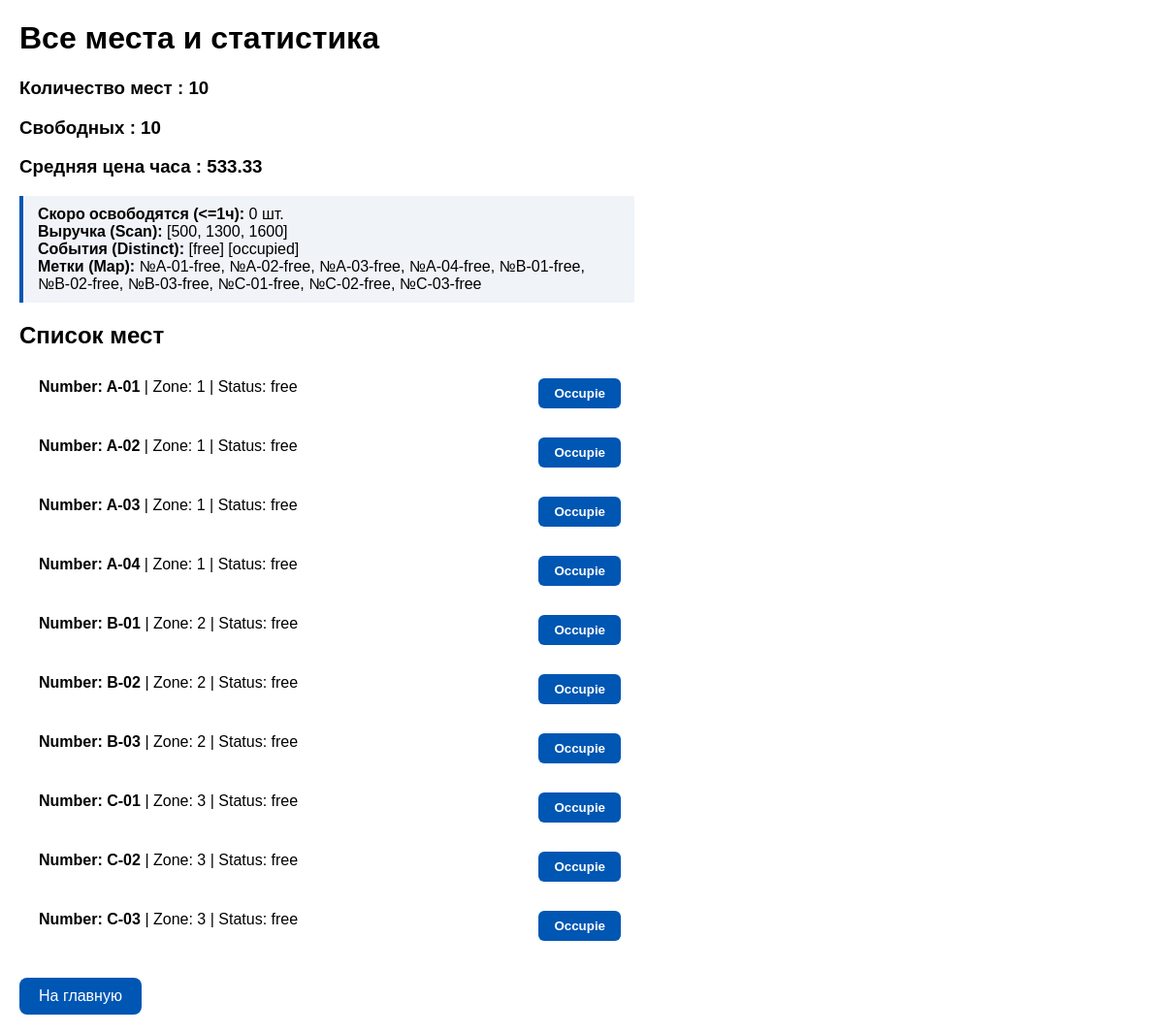
Screenshot of /parking with the database file from the repository.
### tables this page shows
CREATE TABLE spaces (
    id INTEGER PRIMARY KEY,
    number TEXT,
    zone_id INTEGER,
    status TEXT,
    hours INTEGER DEFAULT 0
);

### app.py (the view)
@app.route('/parking')
def statistics():
  conn = sqlite3.connect('data.db')
  conn.row_factory = sqlite3.Row
  cursor = conn.cursor()
  cursor.execute('SELECT * FROM spaces')
  current_mesta = [dict(row) for row in cursor.fetchall()]
  cursor.execute('SELECT * FROM tariffs')
  current_tariffs = [dict(row) for row in cursor.fetchall()]
  conn.close()
  tick_mesta = process_event_tick(current_mesta)
  sample_payments = [{'price': 500}, {'price': 800}, {'price': 300}]
  sample_events = [
      {'status': 'free'},
      {'status': 'free'},
      {'status': 'occupied'},
  ]
  return render_template(
      'parking.html',
      total=len(tick_mesta),
      free=get_free_space(tick_mesta),
      occupied=get_occupied_spaces(tick_mesta),
      data=tick_mesta,
      avg_price=get_avg_price(current_tariffs),
      free_count=count_free(tick_mesta),
      expiring=filter_expiring_spaces(current_mesta, 1),
      labels=map_space_labels(tick_mesta),
      revenue=scan_parking_revenue(sample_payments),
      events=distinct_status_events(sample_events),
  )

### parking.py (called while the page is built)
def get_all_price(tariffs):
  return reduce(lambda acc, t: acc + t['price_per_hour'], tariffs, 0)

def get_avg_price(tariffs):
  return round(get_all_price(tariffs) / len(tariffs), 2)

def count_free(mesta, i=0):
  if i >= len(mesta):
    return 0
  return (mesta[i]['status'] == 'free') + count_free(mesta, i + 1)

def get_free_space(mesta):
  return list(filter(lambda x: x['status'] == 'free', mesta))

def get_occupied_spaces(mesta):
  return list(filter(lambda x: x['status'] == 'occupied', mesta))

def process_event_tick(mesta):
  res = []
  for m in mesta:
    item = dict(m)
    if item.get('status') == 'occupied':
      item['hours'] = max(0, item.get('hours', 0) - 1)
      if item['hours'] == 0:
        item['status'] = 'free'
    res.append(item)
  return res

def filter_expiring_spaces(mesta, limit=1):
  return list(
      filter(
          lambda m: m.get('status') == 'occupied'
          and m.get('hours', 0) <= limit,
          mesta,
      )
  )

def map_space_labels(mesta):
  return list(map(lambda m: f"№{m['number']}-{m['status']}", mesta))

def scan_parking_revenue(payments):
  acc, res = 0, []
  for p in payments:
    acc += p.get('price', 0)
    res.append(acc)
  return res

def distinct_status_events(events):
  res = []
  for e in events:
    if not res or res[-1]['status'] != e['status']:
      res.append(e)
  return res

### templates/parking.html (shortened to what this page needs)
<!DOCTYPE html>
<html>
<head>
</head>
<body>
    <h1>Все места и статистика</h1>
    <h3>Количество мест : {{ total }}</h3>
    <h3>Свободных : {{ free_count }}</h3>
    <h3>Средняя цена часа : {{ avg_price }}</h3>
    <div class="frp-panel">
        <b>Скоро освободятся (<=1ч):</b> {{ expiring | length }} шт.<br>
        <b>Выручка (Scan):</b> {{ revenue }}<br>
        <b>События (Distinct):</b> {% for e in events %}[{{ e.status }}] {% endfor %}<br>
        <b>Метки (Map):</b> {{ labels | join(', ') }}
    </div>
    <h2>Список мест</h2>
    {% for space in data %}
        <div class="space-card">
            <div>
                <b>Number: {{ space.number }}</b> | Zone: {{ space.zone_id }} |
                Status: {{ space.status }}
            </div>
            {% if space.status == 'free' %}
                <a href="/select-hours/{{ space.id }}"><button type="button" class="btn-occupy">Occupie</button></a>
            {% else %}
                <button disabled style="padding: 8px 16px;">Occupied</button>
            {% endif %}
        </div>
    {% endfor %}
    <br>
    <a href="/" style="display:inline-block; padding:10px 20px; background:#0056b3; color:white; border-radius:8px; text-decoration:none;">На главную</a>
</body>
</html>

### templates/parking.html (style rules this page uses)
body { font-family: sans-serif; margin: 20px; }
.space-card { display: flex; justify-content: space-between; padding: 10px 20px; margin-bottom: 10px; max-width: 600px; }
.btn-occupy { background-color: #0056b3; color: white; border: none; padding: 8px 16px; font-weight: bold; border-radius: 6px; cursor: pointer; }
.frp-panel { background: #f0f4f8; border-left: 4px solid #0056b3; padding: 10px 15px; margin-bottom: 15px; max-width: 600px; }

### rows the page displays
spaces: number "A-01", zone_id "1", status "free"
spaces: number "A-02", zone_id "1", status "free"
spaces: number "A-03", zone_id "1", status "free"
spaces: number "A-04", zone_id "1", status "free"
spaces: number "B-01", zone_id "2", status "free"
spaces: number "B-02", zone_id "2", status "free"
spaces: number "B-03", zone_id "2", status "free"
spaces: number "C-01", zone_id "3", status "free"
spaces: number "C-02", zone_id "3", status "free"
spaces: number "C-03", zone_id "3", status "free"

### other values shown
{{ total }} "10"
{{ free_count }} "10"
{{ avg_price }} "533.33"
{{ expiring | length }} "0"
{{ revenue }} "[500, 1300, 1600]"
{{ e.status }} "free" "occupied"
{{ labels | join(', ') }} "№A-01-free, №A-02-free, №A-03-free, №A-04-free, №B-01-free, №B-02-free, №B-03-free, №C-01-free, №C-02-free, №C-03-free"
